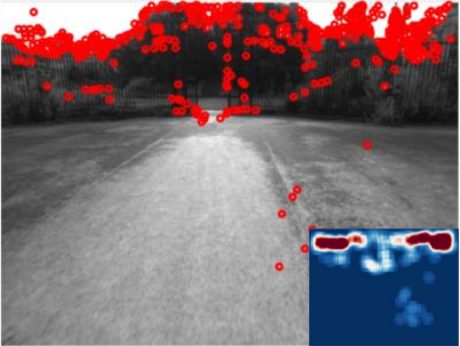
#> input picture Data/TopM.png, 460 x 346 px
$ python FAST_ANMS.py
#> lines starting #> are read from the running program, lines starting #| are printed output that depends on the picture
#!/usr/bin/env python

import argparse

import cv2  # pylint: disable=import-error
# https://github.com/BAILOOL/ANMS-Codes/blob/master/Python/demo.py
# https://github.com/BAILOOL/ANMS-Codes/blob/master/Python/ssc.py

import math


def ssc(keypoints, num_ret_points, tolerance, cols, rows):
    exp1 = rows + cols + 2 * num_ret_points
    exp2 = (
        4 * cols
        + 4 * num_ret_points
        + 4 * rows * num_ret_points
        + rows * rows
        + cols * cols
        - 2 * rows * cols
        + 4 * rows * cols * num_ret_points
    )
    exp3 = math.sqrt(exp2)
    exp4 = num_ret_points - 1

    sol1 = -round(float(exp1 + exp3) / exp4)  # first solution
    sol2 = -round(float(exp1 - exp3) / exp4)  # second solution

    high = (
        sol1 if (sol1 > sol2) else sol2
    )  # binary search range initialization with positive solution
    low = math.floor(math.sqrt(len(keypoints) / num_ret_points))

    prev_width = -1
    selected_keypoints = []
    result_list = []
    result = []
    complete = False
    k = num_ret_points
    k_min = round(k - (k * tolerance))
    k_max = round(k + (k * tolerance))

    while not complete:
        width = low + (high - low) / 2
        if (
            width == prev_width or low > high
        ):  # needed to reassure the same radius is not repeated again
            result_list = result  # return the keypoints from the previous iteration
            break

        c = width / 2  # initializing Grid
        num_cell_cols = int(math.floor(cols / c))
        num_cell_rows = int(math.floor(rows / c))
        covered_vec = [
            [False for _ in range(num_cell_cols + 1)] for _ in range(num_cell_rows + 1)
        ]
        result = []

        for i in range(len(keypoints)):
            row = int(
                math.floor(keypoints[i].pt[1] / c)
            )  # get position of the cell current point is located at
            col = int(math.floor(keypoints[i].pt[0] / c))
            if not covered_vec[row][col]:  # if the cell is not covered
                result.append(i)
                # get range which current radius is covering
                row_min = int(
                    (row - math.floor(width / c))
                    if ((row - math.floor(width / c)) >= 0)
                    else 0
                )
                row_max = int(
                    (row + math.floor(width / c))
                    if ((row + math.floor(width / c)) <= num_cell_rows)
                    else num_cell_rows
                )
                col_min = int(
                    (col - math.floor(width / c))
                    if ((col - math.floor(width / c)) >= 0)
                    else 0
                )
                col_max = int(
                    (col + math.floor(width / c))
                    if ((col + math.floor(width / c)) <= num_cell_cols)
                    else num_cell_cols
                )
                for row_to_cover in range(row_min, row_max + 1):
                    for col_to_cover in range(col_min, col_max + 1):
                        if not covered_vec[row_to_cover][col_to_cover]:
                            # cover cells within the square bounding box with width w
                            covered_vec[row_to_cover][col_to_cover] = True

        if k_min <= len(result) <= k_max:  # solution found
            result_list = result
            complete = True
        elif len(result) < k_min:
            high = width - 1  # update binary search range
        else:
            low = width + 1
        prev_width = width

    for i in range(len(result_list)):
        selected_keypoints.append(keypoints[result_list[i]])

    return selected_keypoints


def main():
    parser = argparse.ArgumentParser()
    parser.add_argument("--image_path", type=str, default="../Data/TopM.png")
    parser.add_argument("--num_ret_points", type=int, default=10)
    parser.add_argument("--tolerance", type=float, default=0.1)
    args = parser.parse_args()

    img = cv2.imread(args.image_path)
#> img is the input picture: shape (346, 460, 3); mean B, G, R 110.1, 104.9, 122.3
    cv2.imshow("Input Image", img)
    cv2.waitKey(0)

    fast = cv2.FastFeatureDetector_create()
    keypoints = fast.detect(img, None)
#> keypoints = 1490 keypoints; strongest (x, y, size): (209, 13, 7), (372, 23, 7), (74, 40, 7), (407, 21, 7)
    img2 = cv2.drawKeypoints(img, keypoints, outImage=None, color=(255, 0, 0))
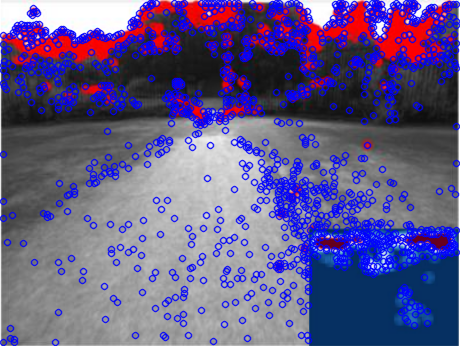
#> img2: shape (346, 460, 3); mean B, G, R 136.3, 89.3, 98.7
    cv2.imshow("Detected FAST keypoints", img2)
    cv2.waitKey(0)

    # keypoints should be sorted by strength in descending order
    # before feeding to SSC to work correctly
    keypoints = sorted(keypoints, key=lambda x: x.response, reverse=True)

    selected_keypoints = ssc(
        keypoints, args.num_ret_points, args.tolerance, img.shape[1], img.shape[0]
    )
#> in ssc, `low = math.floor(math.sqrt(len(keypoints) / num_ret_points))`: low = 12
#> the loop in ssc, `while not complete:` made 3 passes
#> (width, c, num_cell_cols, num_cell_rows, high, prev_width) on pass 1: (100.5, 50.25, 9, 6, 99.5, 100.5)
#> (width, c, num_cell_cols, num_cell_rows, low, prev_width) on pass 2: (55.75, 27.88, 16, 12, 56.75, 55.75)
#> after the loop in ssc, `for i in range(len(result_list)):`: selected_keypoints = 10 keypoints; (x, y, size): (209, 13, 7), (372, 23, 7), (74, 40, 7), (360, 241, 7), (220, 118, 7), (3, 342, 7), (115, 176, 7), (456, 126, 7), (216, 253, 7), (315, 144, 7)

    img3 = cv2.drawKeypoints(img, selected_keypoints, outImage=None, color=(255, 0, 0))
    cv2.imshow("Selected keypoints", img3)
    cv2.waitKey(0)


if __name__ == "__main__":
    main()
